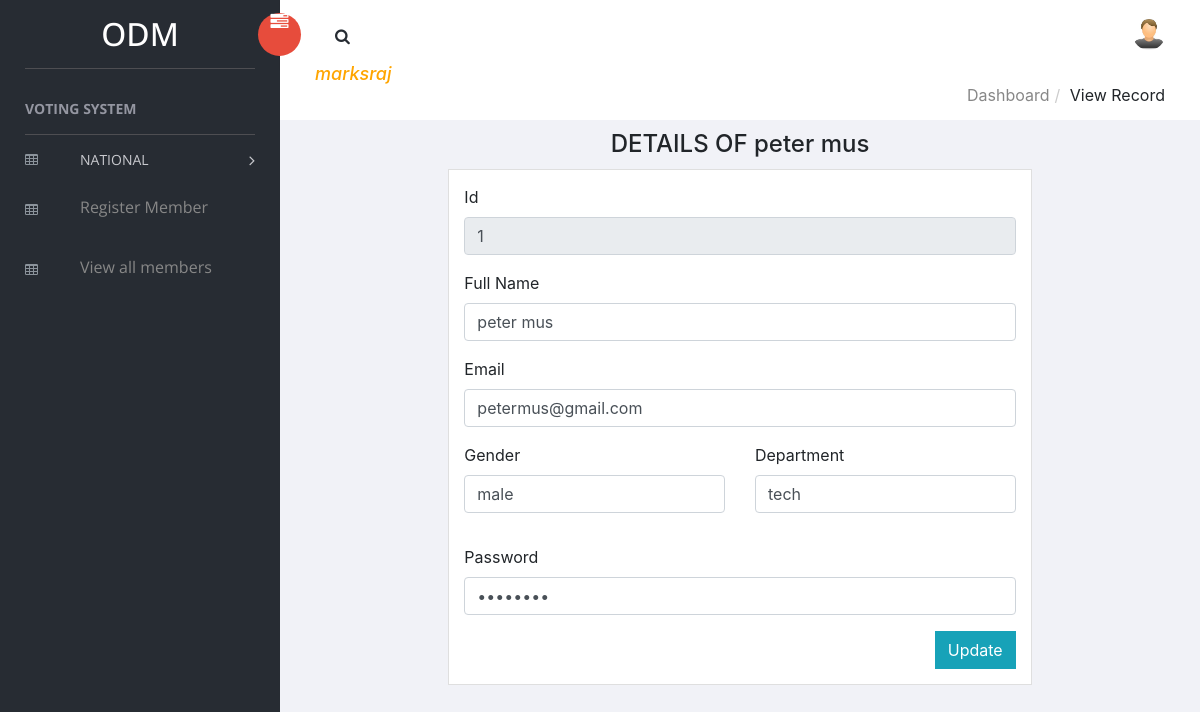
The page /update_employee.php?id=1 on the database its author committed.
### tables this page shows
CREATE TABLE `employee` (
  `id` int(11) NOT NULL,
  `full_name` varchar(100) NOT NULL,
  `email` varchar(100) NOT NULL,
  `gender` varchar(100) NOT NULL,
  `department` varchar(100) NOT NULL,
  `password` varchar(100) NOT NULL
);

### update_employee.php (the view, shortened to what this page needs)
<?php include 'left_panel.php';?>
<?php include 'body.php';?>
<?php
include ('dbconnect.php');
$id=$_GET['id'];
$sql=mysqli_query($conn,"SELECT * FROM employee WHERE id='$id'")or die(mysqli_error($conn));
while ($record=mysqli_fetch_assoc($sql)) {
	$id=$record['id'];
	$full_name=$record['full_name'];
	$email=$record['email'];
	$gender=$record['gender'];
	$department=$record['department'];
    $password=$record['password'];
}
?>
        <div class="col-sm-2"></div>
	        <div class="col-sm-8">
                <h4 align="center" style="margin: 10px">DETAILS OF <?php echo $full_name;?></h4>
                <form action="" method="POST">
    	        	<div class="card">
    	            <div class="card-body card-block">
    	                <div class="form-group">
    	                	<label for="id" class=" form-control-label">Id</label>
    	                	<input type="text" class="form-control" disabled value="<?php echo $id;?>">
    	                </div>
                        <div class="form-group">
                        	<label for="full_name" class=" form-control-label">Full Name</label>
                        	<input type="text" class="form-control" value="<?php echo $full_name;?>" name="full_name">
                        </div>
                    	<div class="form-group">
                    		<label for="email" class=" form-control-label">Email</label>
                    		<input type="email" class="form-control" value="<?php echo $email;?>" name="email">
                    	</div>
                        <div class="row form-group">
                            <div class="col-6">
                            	<div class="form-group">
                            		<label for="gender" class=" form-control-label">Gender</label>
                            		<input type="text" class="form-control" value="<?php echo $gender;?>" name="gender">
                            	</div>
                            </div>
                            <div class="col-6">
                                <div class="form-group">
                                	<label for="department" class=" form-control-label">Department</label>
                                	<input type="text" class="form-control" value="<?php echo $department;?>" name="department">
                                </div>
                        	</div>
                        </div>
                        <div class="form-group">
                            <label for="password" class=" form-control-label">Password</label>
                            <input type="password" class="form-control" value="<?php echo $password;?>" name="password">
                        </div>
                        <div class="row">
                            <div class="col-sm-6"></div>
                            <div class="col-sm-4"></div>
                            <div class="col-sm-2">
                                <input type="submit" class="btn btn-info btn-fill pull-right" name="submit" value="Update">
                            </div>
                        </div>
                    </div>
    	        </div>
            </form>
        </div>
        <div class="col-sm-2"></div>

### rows shown on the page
employee: full_name "peter mus", id "1", email "petermus@gmail.com", gender "male", department "tech"
